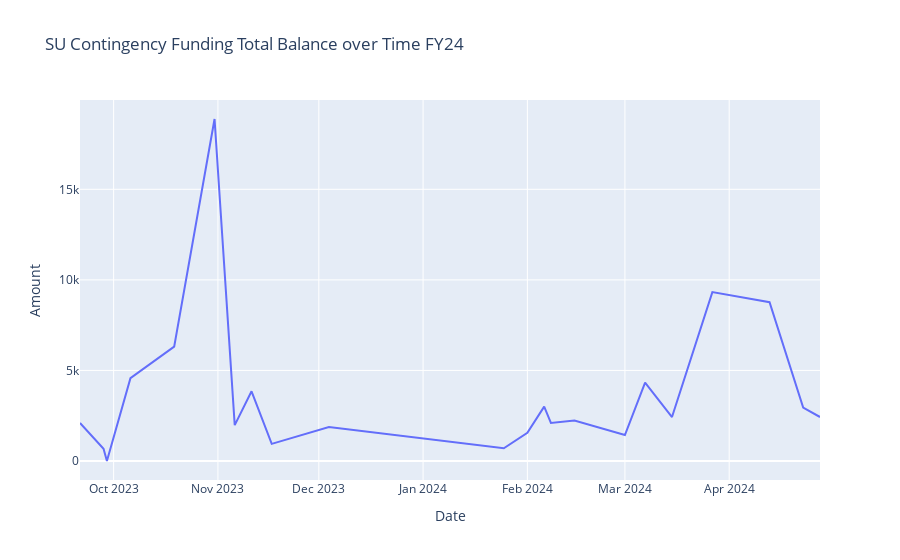

Source (notebook cell):
### Code cell
allocation_amounts = Contingency_2324.groupby('Date')['Amount'].agg('sum').reset_index()
allocation_fig = px.line(allocation_amounts, x="Date", y="Amount", title='SU Contingency Funding Total Balance over Time FY24')
allocation_fig.show()

### Figure 1 — Plotly figure (JSON) as saved in the notebook; plotly's stock layout.template omitted (floating-point values rounded to 4 significant figures)
{"data": [{"hovertemplate": "Date=%{x}<br>Amount=%{y}<extra></extra>", "legendgroup": "", "line": {"color": "#636efa", "dash": "solid"}, "marker": {"symbol": "circle"}, "mode": "lines", "name": "", "orientation": "v", "showlegend": false, "type": "scatter", "x": ["2023-09-21T00:00:00", "2023-09-28T00:00:00", "2023-09-29T00:00:00", "2023-10-06T00:00:00", "2023-10-19T00:00:00", "2023-10-31T00:00:00", "2023-11-06T00:00:00", "2023-11-11T00:00:00", "2023-11-17T00:00:00", "2023-12-04T00:00:00", "2024-01-25T00:00:00", "2024-02-01T00:00:00", "2024-02-06T00:00:00", "2024-02-08T00:00:00", "2024-02-15T00:00:00", "2024-03-01T00:00:00", "2024-03-07T00:00:00", "2024-03-15T00:00:00", "2024-03-27T00:00:00", "2024-04-13T00:00:00", "2024-04-23T00:00:00", "2024-04-28T00:00:00"], "xaxis": "x", "y": [2100, 674.8, 0, 4570, 6313.0, 18880.0, 1978.0, 3850, 946, 1870, 700, 1559.0, 3000, 2101.0, 2236, 1433.0, 4330.0, 2429.0, 9325.0, 8765.0, 2950, 2429.0], "yaxis": "y"}], "layout": {"legend": {"tracegroupgap": 0}, "title": {"text": "SU Contingency Funding Total Balance over Time FY24"}, "xaxis": {"anchor": "y", "domain": [0, 1], "title": {"text": "Date"}}, "yaxis": {"anchor": "x", "domain": [0, 1], "title": {"text": "Amount"}}}}
